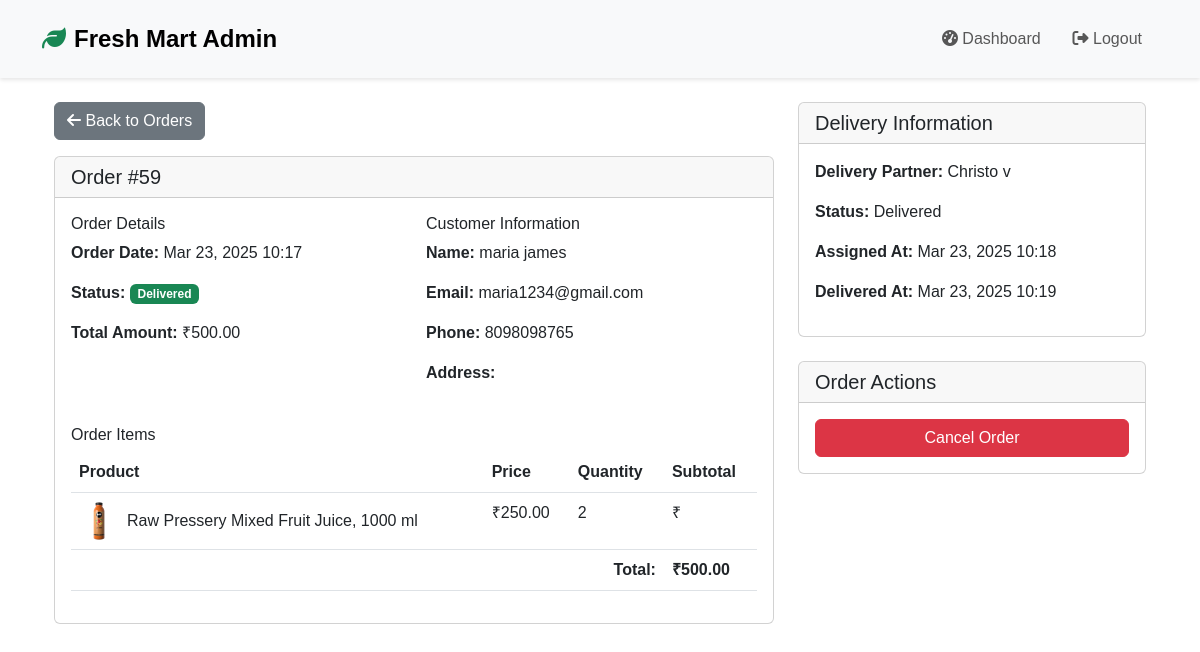
/store-admin/order/59/ (signed in), run on the app's committed database.
### store/models.py (models this page shows, shortened)
class Order(models.Model):
    STATUS_CHOICES = [
        ('pending', 'Pending'),
        ('processing', 'Processing'),
        ('shipped', 'Shipped'),
        ('delivered', 'Delivered'),
        ('cancelled', 'Cancelled')
    ]
    PAYMENT_CHOICES = [
        ('cod', 'Cash on Delivery'),
        ('card', 'Credit/Debit Card'),
        ('upi', 'UPI'),
        ('wallet', 'Digital Wallet')
    ]
    user = models.ForeignKey(User, on_delete=models.CASCADE)
    name = models.CharField(max_length=100)
    email = models.EmailField()
    phone = models.CharField(max_length=15)
    address = models.TextField()
    city = models.CharField(max_length=100)
    postal_code = models.CharField(max_length=10)
    payment_method = models.CharField(max_length=20, choices=PAYMENT_CHOICES, default='cod')
    payment_status = models.CharField(max_length=20, default='pending')
    total_amount = models.DecimalField(max_digits=10, decimal_places=2)
    status = models.CharField(max_length=20, choices=STATUS_CHOICES, default='pending')
    tracking_number = models.CharField(max_length=50, blank=True, null=True)
    estimated_delivery = models.DateTimeField(null=True, blank=True)
    stripe_charge_id = models.CharField(max_length=100, blank=True, null=True)
    created_at = models.DateTimeField(auto_now_add=True)
    updated_at = models.DateTimeField(auto_now=True)

class UserProfile(models.Model):
    user = models.OneToOneField(User, on_delete=models.CASCADE)
    address = models.TextField(blank=True)
    phone = models.CharField(max_length=15, blank=True)
    profile_picture = models.ImageField(upload_to='profile_pics/', blank=True)

class OrderItem(models.Model):
    order = models.ForeignKey(Order, related_name='items', on_delete=models.CASCADE)
    product = models.ForeignKey(Product, on_delete=models.CASCADE)
    quantity = models.PositiveIntegerField()
    price = models.DecimalField(max_digits=10, decimal_places=2)

class Product(models.Model):
    name = models.CharField(max_length=200)
    description = models.TextField()
    price = models.DecimalField(max_digits=10, decimal_places=2, validators=[MinValueValidator(0)])
    category = models.ForeignKey(Category, on_delete=models.CASCADE, related_name='products')
    supplier = models.ForeignKey(Supplier, on_delete=models.SET_NULL, null=True, related_name='products')
    stock = models.PositiveIntegerField(default=0)
    reorder_level = models.PositiveIntegerField(default=3)
    image = models.ImageField(upload_to='products/')
    is_available = models.BooleanField(default=True)
    featured = models.BooleanField(default=False)
    approval_status = models.CharField(max_length=20, choices=[('pending', 'Pending'), ('approved', 'Approved'), ('rejected', 'Rejected')], default='pending')
    created_at = models.DateTimeField(auto_now_add=True)
    updated_at = models.DateTimeField(auto_now=True)
    _has_pending_restock = None
    @property
    def has_pending_restock(self):
        if self._has_pending_restock is None:
            self._has_pending_restock = self.restock_requests.filter(status='pending').exists()
        return self._has_pending_restock

class DeliveryAssignment(models.Model):
    STATUS_CHOICES = [
        ('assigned', 'Assigned'),
        ('picked_up', 'Picked Up'),
        ('in_transit', 'In Transit'),
        ('delivered', 'Delivered'),
        ('failed', 'Failed')
    ]
    order = models.OneToOneField(Order, on_delete=models.CASCADE, related_name='delivery_assignment')
    delivery_boy = models.ForeignKey(DeliveryBoy, on_delete=models.SET_NULL, null=True, related_name='assignments')
    status = models.CharField(max_length=20, choices=STATUS_CHOICES, default='assigned')
    assigned_at = models.DateTimeField(auto_now_add=True)
    picked_up_at = models.DateTimeField(null=True, blank=True)
    delivered_at = models.DateTimeField(null=True, blank=True)
    delivery_notes = models.TextField(blank=True)
    rating = models.IntegerField(null=True, blank=True, choices=[
        (1, '1 Star'),
        (2, '2 Stars'),
        (3, '3 Stars'),
        (4, '4 Stars'),
        (5, '5 Stars')
    ])

class DeliveryBoy(models.Model):
    user = models.OneToOneField(User, on_delete=models.CASCADE)
    name = models.CharField(max_length=100)
    phone = models.CharField(max_length=15)
    address = models.TextField()
    is_available = models.BooleanField(default=True)
    is_approved = models.BooleanField(default=False)
    is_rejected = models.BooleanField(default=False)
    created_at = models.DateTimeField(auto_now_add=True)
    total_deliveries = models.IntegerField(default=0)
    avg_rating = models.DecimalField(max_digits=3, decimal_places=2, default=0.00)
    vehicle_number = models.CharField(max_length=20, blank=True)
    vehicle_type = models.CharField(max_length=50, blank=True)
    id_proof = models.FileField(upload_to='delivery_boy_docs/', blank=True)

### store/admin_order_views.py (the view)
# urls.py: path('store-admin/order/<int:order_id>/', admin_order_views.admin_view_order_details, name='admin_view_order_details'),
@admin_required
def admin_view_order_details(request, order_id):
    order = get_object_or_404(Order, id=order_id)
    order_items = OrderItem.objects.filter(order=order)
    delivery_boys = DeliveryBoy.objects.filter(is_approved=True, is_available=True)
    context = {
        'order': order,
        'order_items': order_items,
        'delivery_boys': delivery_boys
    }
    if request.headers.get('X-Requested-With') == 'XMLHttpRequest':
        html = render_to_string('store/admin/order_details_modal.html', context)
        return JsonResponse({'html': html})
    return render(request, 'store/admin/order_details.html', context)

### store/context_processors.py (called while the page is built)
def admin_context(request):
    context = {}
    if request.user.is_authenticated and request.user.is_staff:
        context['pending_products_count'] = Product.objects.filter(approval_status='pending').count()
    return context

### store/templates/store/admin/order_details.html (shortened to what this page needs)
{% extends 'store/admin/base_admin.html' %}
{% load static %}
{% block content %}
<div class="container-fluid">
    <div class="row">
        <div class="col-md-8">
            <div class="d-flex justify-content-between align-items-center mb-3">
                <a href="{% url 'admin_orders' %}" class="btn btn-secondary">
                    <i class="fas fa-arrow-left"></i> Back to Orders
                </a>
            </div>
            <div class="card mb-4">
                <div class="card-header">
                    <h5 class="mb-0">Order #{{ order.id }}</h5>
                </div>
                <div class="card-body">
                    <div class="row mb-4">
                        <div class="col-md-6">
                            <h6>Order Details</h6>
                            <p><strong>Order Date:</strong> {{ order.created_at|date:"M d, Y H:i" }}</p>
                            <p><strong>Status:</strong>
                                <span class="badge {% if order.status == 'pending' %}bg-warning
                                    {% elif order.status == 'processing' %}bg-info
                                    {% elif order.status == 'shipped' %}bg-primary
                                    {% elif order.status == 'delivered' %}bg-success
                                    {% else %}bg-danger{% endif %}">
                                    {{ order.status|title }}
                                </span>
                            </p>
                            <p><strong>Total Amount:</strong> ₹{{ order.total_amount }}</p>
                        </div>
                        <div class="col-md-6">
                            <h6>Customer Information</h6>
                            <p><strong>Name:</strong> {{ order.user.get_full_name|default:order.user.username }}</p>
                            <p><strong>Email:</strong> {{ order.user.email }}</p>
                            <p><strong>Phone:</strong> {{ order.user.userprofile.phone|default:"Not provided" }}</p>
                            <p><strong>Address:</strong> {{ order.shipping_address|linebreaksbr }}</p>
                        </div>
                    </div>
                    <h6>Order Items</h6>
                    <div class="table-responsive">
                        <table class="table">
                            <thead>
                                <tr>
                                    <th>Product</th>
                                    <th>Price</th>
                                    <th>Quantity</th>
                                    <th>Subtotal</th>
                                </tr>
                            </thead>
                            <tbody>
                                {% for item in order_items %}
                                <tr>
                                    <td>
                                        <div class="d-flex align-items-center">
                                            {% if item.product.image %}
                                            <img src="{{ item.product.image.url }}" alt="{{ item.product.name }}"
                                                 style="width: 40px; height: 40px; object-fit: cover;" class="me-2">
                                            {% endif %}
                                            {{ item.product.name }}
                                        </div>
                                    </td>
                                    <td>₹{{ item.price|floatformat:2 }}</td>
                                    <td>{{ item.quantity }}</td>
                                    <td>₹{{ item.subtotal|floatformat:2 }}</td>
                                </tr>
                                {% endfor %}
                            </tbody>
                            <tfoot>
                                <tr>
                                    <td colspan="3" class="text-end"><strong>Total:</strong></td>
                                    <td><strong>₹{{ order.total_amount|floatformat:2 }}</strong></td>
                                </tr>
                            </tfoot>
                        </table>
                    </div>
                </div>
            </div>
        </div>
        <div class="col-md-4">
            {% if not order.delivery_assignment %}
                <div class="card mb-4">
                    <div class="card-header">
                        <h5 class="mb-0">Delivery Assignment</h5>
                    </div>
                    <div class="card-body">
                        <form method="post" action="{% url 'assign_delivery' %}" id="assignDeliveryForm">
                            {% csrf_token %}
                            <input type="hidden" name="order_id" value="{{ order.id }}">
                            <div class="mb-3">
                                <label class="form-label">Select Delivery Partner</label>
                                <select name="delivery_boy_id" class="form-select" required>
                                    <option value="">Choose...</option>
                                    {% for delivery_boy in delivery_boys %}
                                        <option value="{{ delivery_boy.id }}">{{ delivery_boy.name }}</option>
                                    {% endfor %}
                                </select>
                            </div>
                            <button type="submit" class="btn btn-primary w-100">
                                <i class="fas fa-user-plus"></i> Assign Delivery
                            </button>
                        </form>
                    </div>
                </div>
            {% else %}
                <div class="card mb-4">
                    <div class="card-header">
                        <h5 class="mb-0">Delivery Information</h5>
                    </div>
                    <div class="card-body">
                        <p><strong>Delivery Partner:</strong> {{ order.delivery_assignment.delivery_boy.name }}</p>
                        <p><strong>Status:</strong> {{ order.delivery_assignment.get_status_display }}</p>
                        <p><strong>Assigned At:</strong> {{ order.delivery_assignment.assigned_at|date:"M d, Y H:i" }}</p>
                        {% if order.delivery_assignment.delivered_at %}
                            <p><strong>Delivered At:</strong> {{ order.delivery_assignment.delivered_at|date:"M d, Y H:i" }}</p>
                        {% endif %}
                    </div>
                </div>
            {% endif %}
            <div class="card">
                <div class="card-header">
                    <h5 class="mb-0">Order Actions</h5>
                </div>
                <div class="card-body">
                    {% if order.status != 'cancelled' %}
                        <button class="btn btn-danger w-100" onclick="updateOrderStatus('{{ order.id }}', 'cancelled')">
                            Cancel Order
                        </button>
                    {% endif %}
                </div>
            </div>
        </div>
    </div>
</div>
{% endblock %}

### static/css/style.css (style rules this page uses)
:root { --primary-color: #00b761; --secondary-color: #009951; --dark-color: #1a1a1a; --light-color: #f8f9fa; --transition: all 0.3s ease; }
body { font-family: 'Poppins', sans-serif; overflow-x: hidden; }

### data on the page
Order: id "59", created_at "Mar 23, 2025 10:17", status "Delivered", total_amount "500.00", user.get_full_name "maria james", user.email "maria1234@gmail.com", user.userprofile.phone "8098098765", delivery_assignment.delivery_boy.name "Christo v", delivery_assignment.status "Delivered", delivery_assignment.assigned_at "Mar 23, 2025 10:18", delivery_assignment.delivered_at "Mar 23, 2025 10:19"
OrderItem: product.image (picture), product.name "Raw Pressery Mixed Fruit Juice, 1000 ml", price "250.00", quantity "2"
